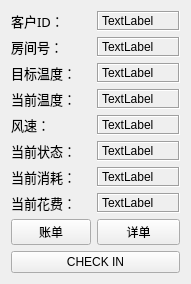
  <widget class="QWidget" name="verticalLayoutWidget">
   <property name="geometry">
    <rect>
     <x>410</x>
     <y>70</y>
     <width>191</width>
     <height>231</height>
    </rect>
   </property>
   <layout class="QVBoxLayout" name="room1">
    <item>
     <layout class="QFormLayout" name="Room1">
      <property name="fieldGrowthPolicy">
       <enum>QFormLayout::AllNonFixedFieldsGrow</enum>
      </property>
      <property name="rowWrapPolicy">
       <enum>QFormLayout::DontWrapRows</enum>
      </property>
      <item row="0" column="0">
       <widget class="QLabel" name="ID1">
        <property name="font">
         <font>
          <family>Adobe Arabic</family>
          <pointsize>10</pointsize>
         </font>
        </property>
        <property name="text">
         <string>客户ID：</string>
        </property>
       </widget>
      </item>
      <item row="0" column="1">
       <widget class="QLabel" name="IDt1">
        <property name="contextMenuPolicy">
         <enum>Qt::CustomContextMenu</enum>
        </property>
        <property name="frameShape">
         <enum>QFrame::Box</enum>
        </property>
        <property name="frameShadow">
         <enum>QFrame::Sunken</enum>
        </property>
        <property name="text">
         <string>TextLabel</string>
        </property>
       </widget>
      </item>
      <item row="1" column="0">
       <widget class="QLabel" name="roomnum1">
        <property name="font">
         <font>
          <family>Adobe Arabic</family>
          <pointsize>10</pointsize>
         </font>
        </property>
        <property name="text">
         <string>房间号：</string>
        </property>
       </widget>
      </item>
      <item row="1" column="1">
       <widget class="QLabel" name="roomnumt1">
        <property name="contextMenuPolicy">
         <enum>Qt::CustomContextMenu</enum>
        </property>
        <property name="frameShape">
         <enum>QFrame::Box</enum>
        </property>
        <property name="frameShadow">
         <enum>QFrame::Sunken</enum>
        </property>
        <property name="text">
         <string>TextLabel</string>
        </property>
       </widget>
      </item>
      <item row="2" column="0">
       <widget class="QLabel" name="goal1">
        <property name="font">
         <font>
          <family>Adobe Arabic</family>
          <pointsize>10</pointsize>
         </font>
        </property>
        <property name="text">
         <string>目标温度：</string>
        </property>
       </widget>
      </item>
      <item row="2" column="1">
       <widget class="QLabel" name="goalt1">
        <property name="contextMenuPolicy">
         <enum>Qt::CustomContextMenu</enum>
        </property>
        <property name="frameShape">
         <enum>QFrame::Box</enum>
        </property>
        <property name="frameShadow">
         <enum>QFrame::Sunken</enum>
        </property>
        <property name="text">
         <string>TextLabel</string>
        </property>
       </widget>
      </item>
      <item row="3" column="0">
       <widget class="QLabel" name="curtem1">
        <property name="font">
         <font>
          <family>Adobe Arabic</family>
          <pointsize>10</pointsize>
         </font>
        </property>
        <property name="text">
         <string>当前温度：</string>
        </property>
       </widget>
      </item>
      <item row="3" column="1">
       <widget class="QLabel" name="curtemt1">
        <property name="contextMenuPolicy">
         <enum>Qt::CustomContextMenu</enum>
        </property>
        <property name="frameShape">
         <enum>QFrame::Box</enum>
        </property>
        <property name="frameShadow">
         <enum>QFrame::Sunken</enum>
        </property>
        <property name="text">
         <string>TextLabel</string>
        </property>
       </widget>
      </item>
      <item row="4" column="0">
       <widget class="QLabel" name="speed1">
        <property name="font">
         <font>
          <family>Adobe Arabic</family>
          <pointsize>10</pointsize>
         </font>
        </property>
        <property name="text">
         <string>风速：</string>
        </property>
       </widget>
      </item>
      <item row="4" column="1">
       <widget class="QLabel" name="speedt1">
        <property name="contextMenuPolicy">
         <enum>Qt::CustomContextMenu</enum>
        </property>
        <property name="frameShape">
         <enum>QFrame::Box</enum>
        </property>
        <property name="frameShadow">
         <enum>QFrame::Sunken</enum>
        </property>
        <property name="text">
         <string>TextLabel</string>
        </property>
       </widget>
      </item>
      <item row="5" column="0">
       <widget class="QLabel" name="curstate1">
        <property name="font">
         <font>
          <family>Adobe Arabic</family>
          <pointsize>10</pointsize>
         </font>
        </property>
        <property name="text">
         <string>当前状态：</string>
        </property>
       </widget>
      </item>
      <item row="5" column="1">
       <widget class="QLabel" name="curstatet1">
        <property name="contextMenuPolicy">
         <enum>Qt::CustomContextMenu</enum>
        </property>
        <property name="frameShape">
         <enum>QFrame::Box</enum>
        </property>
        <property name="frameShadow">
         <enum>QFrame::Sunken</enum>
        </property>
        <property name="text">
         <string>TextLabel</string>
        </property>
       </widget>
      </item>
      <item row="6" column="0">
       <widget class="QLabel" name="consum1">
        <property name="font">
         <font>
          <family>Adobe Arabic</family>
          <pointsize>10</pointsize>
         </font>
        </property>
        <property name="text">
         <string>当前消耗：</string>
        </property>
       </widget>
      </item>
      <item row="6" column="1">
       <widget class="QLabel" name="consumt1">
        <property name="contextMenuPolicy">
         <enum>Qt::CustomContextMenu</enum>
        </property>
        <property name="frameShape">
         <enum>QFrame::Box</enum>
        </property>
        <property name="frameShadow">
         <enum>QFrame::Sunken</enum>
        </property>
        <property name="text">
         <string>TextLabel</string>
        </property>
       </widget>
      </item>
      <item row="7" column="0">
       <widget class="QLabel" name="pay1">
        <property name="font">
         <font>
          <family>Adobe Arabic</family>
          <pointsize>10</pointsize>
         </font>
        </property>
        <property name="text">
         <string>当前花费：</string>
        </property>
       </widget>
      </item>
      <item row="7" column="1">
       <widget class="QLabel" name="payt1">
        <property name="contextMenuPolicy">
         <enum>Qt::CustomContextMenu</enum>
        </property>
        <property name="frameShape">
         <enum>QFrame::Box</enum>
        </property>
        <property name="frameShadow">
         <enum>QFrame::Sunken</enum>
        </property>
        <property name="text">
         <string>TextLabel</string>
        </property>
       </widget>
      </item>
      <item row="8" column="0">
       <widget class="QPushButton" name="paylist1">
        <property name="text">
         <string>账单</string>
        </property>
       </widget>
      </item>
      <item row="8" column="1">
       <widget class="QPushButton" name="detail1">
        <property name="text">
         <string>详单</string>
        </property>
       </widget>
      </item>
     </layout>
    </item>
    <item>
     <widget class="QPushButton" name="check1">
      <property name="text">
       <string>CHECK IN</string>
      </property>
     </widget>
    </item>
   </layout>
  </widget>
